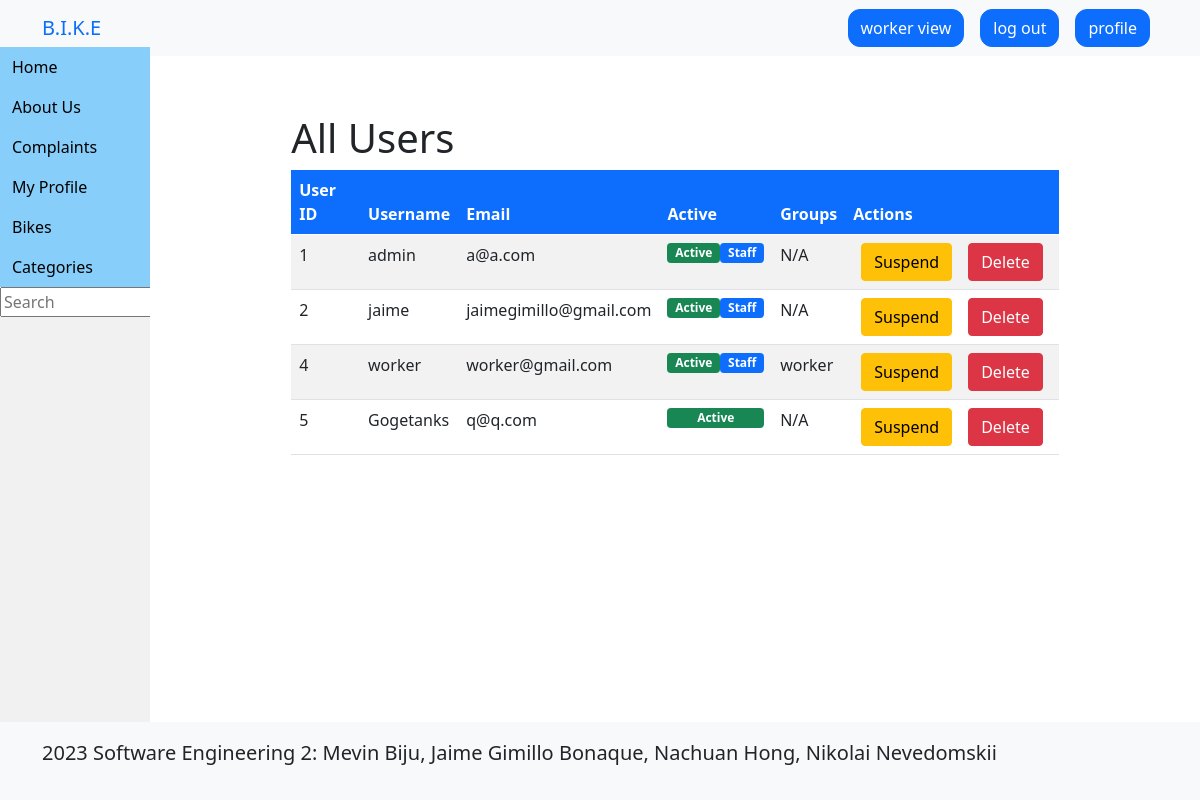
Before: /worker/account_management (signed in) with the older database file.
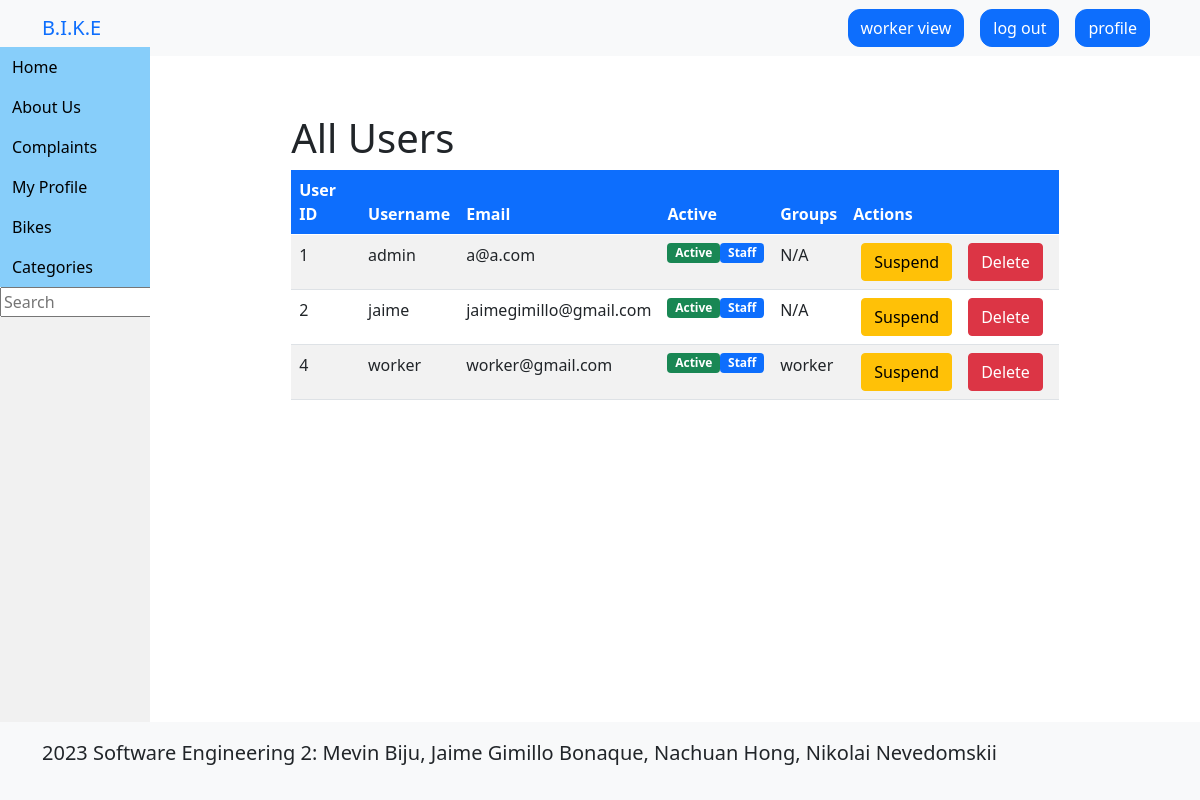
After: the same page with the newer database file.
### bike/models.py (models this page shows, shortened)
class User(AbstractUser):
    email = models.EmailField(_('email address'), unique=True)
    def is_worker(self):
        return self.groups.filter(name='worker').exists()

### bike/views.py (the view)
# urls.py: path('worker/account_management', views.account_management_request, name='account_management'),
def account_management_request(request):
    user = get_user(request)
    if not user:
        return redirect('login')
    if user.is_worker():
        users = User.objects.all()
        groups = Group.objects.all()
        return render(request, 'worker/account_management.html', {'users': users, 'groups': groups})
    return redirect('home')

### bike/views.py (called while the page is built)
def get_user(request):
    if not request.user.is_authenticated:
        messages.error(request, 'You are must login to perform some actions.')
        return None
    return User.objects.get(username=request.user.username)

### templates/worker/account_management.html
{% extends 'base.html' %}
{% block content %}
<div class="container mt-5">
    <div class="row justify-content-center">
      <div class="col-md-10">
<h1>All Users</h1>
<div class="table-responsive">
<table class="table table-striped table-hover">
  <thead class="bg-primary text-white">
    <tr>
      <th>User ID</th>
      <th>Username</th>
      <th>Email</th>
      <th>Active</th>
      <th>Groups</th>
      <th>Actions</th>
    </tr>
  </thead>
  <tbody>
    {% for user in users %}
      <tr>
        <td>{{ user.id }}</td>
        <td>{{ user.username }}</td>
        <td>{{ user.email }}</td>
        <td>
            <div class="d-flex">
              {% if user.is_active %}
                <span class="badge bg-success flex-fill">Active</span>
              {% else %}
                <span class="badge bg-danger flex-fill">Inactive</span>
              {% endif %}
              {% if user.is_staff %}
                <span class="badge bg-primary flex-fill">Staff</span>
              {% endif %}
            </div>
        </td>
        <td>
            {% for group in user.groups.all %}
              {{ group.name }}{% if not forloop.last %}, {% endif %}
            {% empty %}
              N/A
            {% endfor %}
        </td>
        <td>
            <div class="btn-group" role="group" aria-label="User Actions">
                <a href="{% url 'deactivate_user' user.id %}"
                    class="btn btn-warning mx-2 rounded"
                    onclick="return confirm('Are you sure you want to deactivate this user?')">
                    Suspend</a>
                <a href="{% url 'delete_user' user.id %}"
                    class="btn btn-danger mx-2 rounded"
                    onclick="return confirm('Are you sure you want to delete this user?')">
                    Delete</a>
            </div>
          </td>
      </tr>
    {% endfor %}
  </tbody>
</table>
</div>
</div>
</div>
</div>
{% endblock %}

Changed rows visible on the page:
removed User: id "5", username "Gogetanks", email "q@q.com", is_active "Active"
